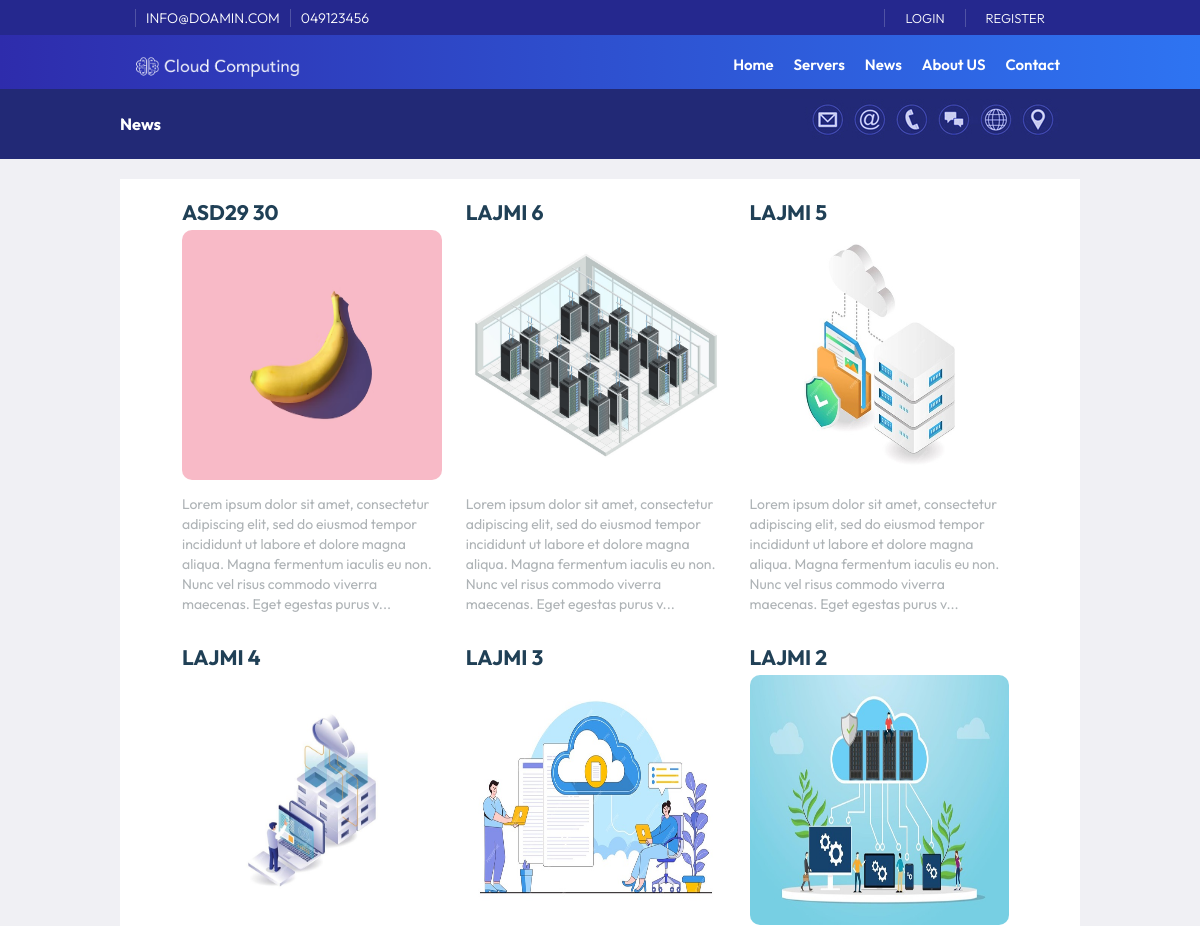
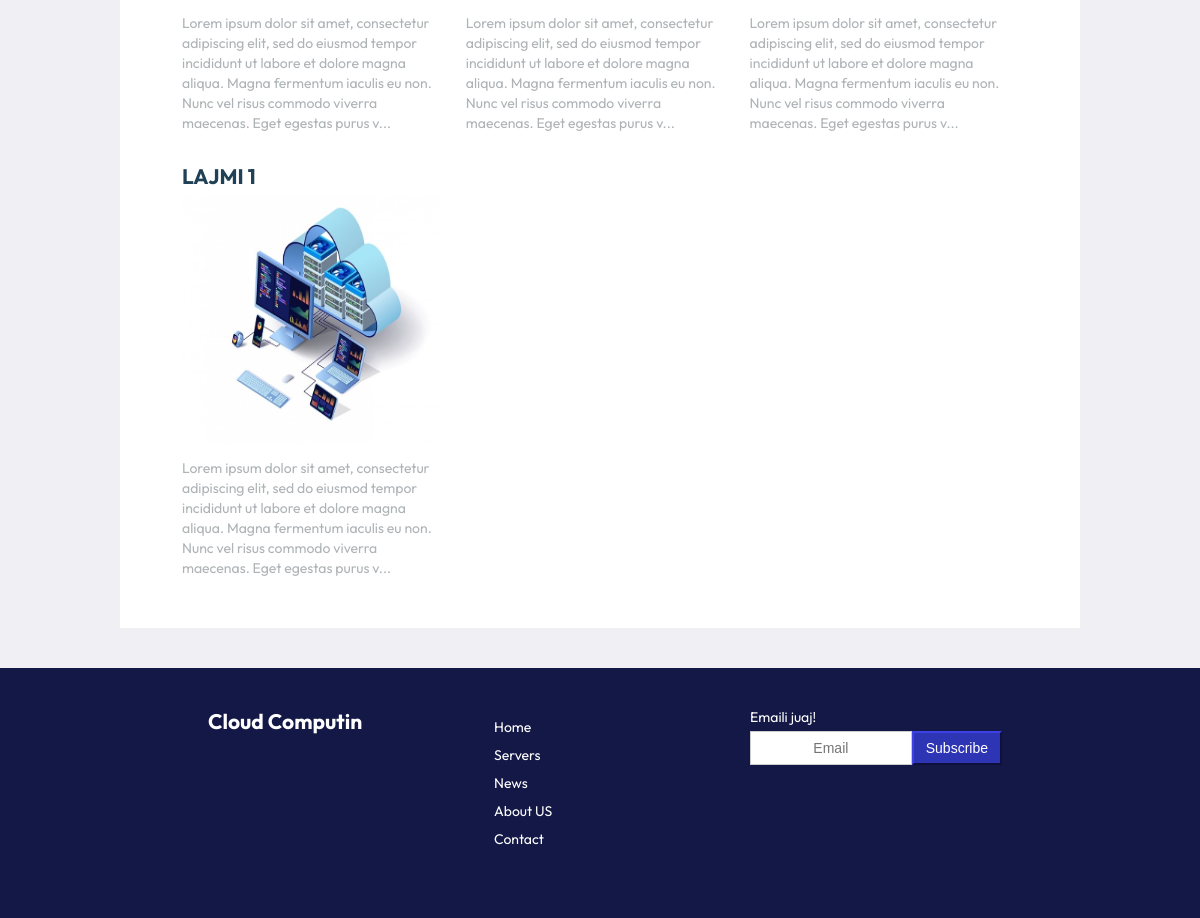
Page /news.php on the committed database (2 pictures, top to bottom).
### tables this page shows
CREATE TABLE `configs` (
  `id` int(11) NOT NULL,
  `emri` varchar(255) NOT NULL,
  `vlera` text NOT NULL
);

CREATE TABLE `menu` (
  `id` int(11) NOT NULL,
  `Emri` varchar(255) NOT NULL,
  `vlera` varchar(255) NOT NULL,
  `renditja` int(11) NOT NULL,
  `autori` varchar(255) NOT NULL,
  `Data` datetime NOT NULL DEFAULT current_timestamp() ON UPDATE current_timestamp()
);

CREATE TABLE `news` (
  `id` int(11) NOT NULL,
  `Titulli` varchar(255) NOT NULL,
  `Pershkrimi` text DEFAULT NULL,
  `foto` varchar(255) NOT NULL,
  `Data` timestamp NOT NULL DEFAULT current_timestamp() ON UPDATE current_timestamp(),
  `autori` varchar(255) NOT NULL
);

### assets/config/functions.php (called while the page is built, shortened)
<?php
include_once 'config.php';
class SiteConfigs {
    private $db;
    public function __construct($db) {
        $this->db = $db;
    }
    public function readConfig($emri) {
        $defaultValue = 'Not Available';
        $query = "SELECT vlera FROM configs WHERE emri = '$emri' LIMIT 1";
        $result = $this->db->conn->query($query);
        if ($result->num_rows > 0) {
            $configs = $result->fetch_assoc();
            return $configs['vlera'];
        }
        return $defaultValue;
    }
}
?>

### assets/config/config.php (called while the page is built, shortened)
<?php
class Database {
    private $host = "localhost";
    private $username = "root";
    private $password = "";
    private $database = "CloudComputing";
    public function __construct() {
        $this->conn = new mysqli($this->host, $this->username, $this->password, $this->database);
    }
}
?>

### assets/config/menu.php (called while the page is built, shortened)
<?php
class Menu {
    private $db;
    public function __construct($db) {
        $this->db = $db;
    }
    public function readAllMenu() {
        $query = "SELECT * FROM menu ORDER BY renditja ASC";
        $result = $this->db->conn->query($query);
        return $result->fetch_all(MYSQLI_ASSOC);
    }
}
?>

### assets/config/news.php (called while the page is built, shortened)
<?php
class News {
    private $db;
    public function __construct($db) {
        $this->db = $db;
    }
    public function readAllNews() {
        $query = "SELECT * FROM news ORDER BY id DESC";
        $result = $this->db->conn->query($query);
        return $result->fetch_all(MYSQLI_ASSOC);
    }
}
?>

### news.php (the view, shortened to what this page needs)
<?php
include_once 'assets/config/config.php';
include_once 'assets/config/functions.php';
include_once 'assets/config/news.php';
include_once 'assets/config/menu.php';
$pageid=3;
$db = new Database();
$news = new News($db);
$allNews = $news->readAllNews();
$configs = new SiteConfigs($db);
?>
<!DOCTYPE html>
<html lang="en">
<head>
    <link rel="stylesheet" href="assets/css/style.css">
    <link rel="stylesheet" href="https://cdnjs.cloudflare.com/ajax/libs/font-awesome/4.7.0/css/font-awesome.min.css">
</head>
<body>
    <div class="container">
        <?php include "header.php" ?>
        <div class="news width80">
            <?php foreach ($allNews as $news): ?>
                <div class="articel">
                    <a href="news_1.php?id=<?php echo $news['id']; ?>">
                        <div class="atitle"><h2><?php echo $news['Titulli']; ?></h2></div>
                        <div class="aimage"><img src="<?php echo $configs->readConfig('imgurl'); echo $news['foto']; ?>" alt="<?php echo $news['Titulli']; ?>"></div>
                        <div class="adescription"><p><?php echo mb_strimwidth($news['Pershkrimi'], 0, 220, '...');  ?></p></div>
                    </a>
                </div>
            <?php endforeach; ?>
        </div>
        <?php include "footer.php" ?>
    </div>
</body>
</html>

### header.php (shortened to what this page needs)
<?php
$db = new Database();
$menu = new Menu($db);
$allMenu = $menu->readAllMenu();
?>
   <header>
            <div class="topnav">
                <div class="container width80">
                    <div class="topnavl">
                        <div class="topbarw">
                            <p><?php echo $configs->readConfig('email');?></p><p><?php echo $configs->readConfig('telefoni');?></p>
                        </div>
                    </div>
                    <div class="topnavr">
                        <div class="topbarw">
                                <?php
                                    if (isset($_SESSION['user_id'])) {
                                        $user_id = $_SESSION['user_id'];
                                        $user_role = $user->checkUserRole($user_id);
                                        $emri = '<p>Pershendetje ' .$user->readEmri('emri', $user_id) .'<p>';
                                        $dashboard = '<p><a href="' . $configs->readConfig('url') . '/admin/dashboard.php">Dashboard</a></p>';
                                        $porosit = '<p><a href="' . $configs->readConfig('url') . '/user/index.php">Dashboard</a></p>';
                                        $logout = '<p><a href="' . $configs->readConfig('url') . '/logout.php">Logout</a></p>';
                                        if ($user_role === 'admin') {
                                            echo $emri ;
                                            echo $dashboard;
                                            echo $logout;
                                        } elseif ($user_role === 'user') {
                                            echo $emri;
                                            echo $porosit;
                                            echo $logout;
                                        } else {
                                            echo '<p><a href="' . $configs->readConfig('url') . '/login.php">Login</a></p>';
                                            echo '<p><a href="' . $configs->readConfig('url') . '/login.php">Register</a></p>';
                                        }
                                    }else {
                                        echo '<p><a href="' . $configs->readConfig('url') . '/login.php">Login</a></p>';
                                        echo '<p><a href="' . $configs->readConfig('url') . '/login.php">Register</a></p>';
                                    }
                                ?>
                        </div>
                    </div>
                </div>
            </div>
            <div class="width80">
                <div class="logo"><a href="<?php echo $configs->readConfig('url'); ?>"><img src="<?php echo $configs->readConfig('imgurl');?>/logow.png" /></a></div>
                <div class="nav" id="navid">
                    <ul>
                        <?php foreach ($allMenu as $menu): ?>
                            <li><a href="<?php echo $configs->readConfig('url'); echo $menu['vlera']; ?>"><?php echo $menu['Emri']; ?></a></li>
                        <?php endforeach; ?>
                    </ul>
                </div>
            </div>
            <?php
            if($pageid == 1){
                echo '<div class="slider"><img id="slideri" /></div>';
            }else if($pageid == 3){
                echo ' <div class="breadcrumbs">
                        <div class="width80">
                            <div class="bcl"><h3>News</h3></div>
                            <div class="bcr"><img src="assets/imgs/contactbc.jpg" /></div>
                        </div>
                    </div>';
            }
            ?>
        </header>

### footer.php (shortened to what this page needs)
<footer>
    <div class="footeri width80">
        <div class="footerleft">
            <h2><a href="<?php echo $configs->readConfig('url'); ?>">Cloud Computin</a></h2>
        </div>
        <div class="footercenter">
            <ul>
                <?php foreach ($allMenu as $menu): ?>
                    <li><a href="<?php echo $configs->readConfig('url'); echo $menu['vlera']; ?>"><?php echo $menu['Emri']; ?></a></li>
                <?php endforeach; ?>
            </ul>
        </div>
        <div class="footerright">
            <p>Emaili juaj!</p>
            <div class="subs">
                <input class="form-control btn flex" type="email" placeholder="Email">
                <button class="btn btn-mir flex1">Subscribe</button>
            </div>
        </div>
    </div>
</footer>

### assets/css/style.css (style rules this page uses)
*, *:before, *:after { margin: 0; padding: 0; box-sizing: border-box; --title-font: "Outfit", Helvetica, Arial, sans-serif; --body-font: "Outfit", Helvetica, Arial, sans-serif; }
body, html { font-size: 14px; width: 100%; height: 100%; background: #F0F0F4; }
ul li a, a, body, span, text { font-family: "Outfit", Helvetica, Arial, sans-serif; }
header ul > li { list-style: none; float: left; margin: 10px 10px auto; }
.container { margin: auto; width: 100%; }
.width80 { width: 80%; margin: auto; }
header { background-image: linear-gradient(to right, #2E2CAC, #2E74F2); color: #fff; }
.topnav { margin: auto; height:35px; background-color: #25288e; padding: 5px 0 5px 0; }
.topnavl { float:left; }
.topnavr { float: right; }
.topbarw { font-size: 13px; display: flex; padding: 4px 15px; font-weight: 300; }
.topnav p { text-transform: uppercase; font-size: 14px; margin: auto; border-left: solid 1px rgba(255, 255, 255, .2); padding: 0 10px 0 10px; }
.topnavr a { text-decoration: none; color: #fff; font-size: 14px; padding: 0 10px 0 10px; }
.topnav span, .topnav a { text-transform: uppercase; font-size: 13px; margin: 5px auto; }
.logo { margin: 10px 0 0 0; }
.logo img { width: 200px; float: left; }
.nav { float: right; margin: 0 10px ; }
.nav li a { text-decoration: none; color: #fff; font-size:15px; font-weight: 600; }
.articel { width: 33%; padding: 0 12px 0 12px; margin-bottom:30px; }
.articel a { text-decoration: none; color: #2e35b5; }
.atitle { padding-bottom: 5px; }
.atitle h2 { color: #204056; text-transform: uppercase; }
.aimage img { width: 100%; height:250px; margin-bottom: 0px; border-radius: 10px; -moz-border-radius: 10px; -webkit-border-radius: 10px; }
.adescription { font-size: 14px; line-height: 20px; font-weight: 400; font-family: "Outfit", Helvetica, Arial, sans-serif; color: #aeb3b6; padding: 10px 10px 0 0; }
.form-control { display: block; width: 100%; height: 34px; padding: 6px 12px; font-size: 14px; border: 1px solid #ccc; }
.btn { font-size: 14px; font-weight: 400; text-align: center; border: 1px solid #000 transparent; padding: 6px 12px; margin: 5px auto 5px auto; box-shadow: none !important; display: block; }
.btn-mir { color: #fff; text-decoration:none; background-color: #2e35b5; border-color: #25298f; }
.breadcrumbs { background-color: #222976; min-height: 70px; overflow: auto; height: auto; margin: auto; padding: 5px 0 0 0; width: 100%; }
.bcl { margin: auto; width: 50%; float: left; text-align: left; padding: 20px 0 0 0; }
.bcr { margin: auto; width: 50%; float: left; text-align: right; padding: 5px 0 0 0; }
.news { margin: 20px auto; display: flex; flex-wrap: wrap; padding: 20px 50px 20px 50px; flex-grow: 1; background-color: white; }
footer { height: auto; padding: 20px; background: #141846; margin: 40px 0 0 0; }
footer ul > li, footer a { list-style: none; margin: 10px 10px auto; text-decoration: none; color: #FFF; }
.footeri { display: flex; flex-wrap: wrap; justify-content: space-between; margin:auto; padding: 20px 50px 20px 50px; color: #fff; }
.footerleft, .footercenter, .footerright { width: 33%; flex-grow: 1; padding: 0 12px 0 12px; margin-bottom:30px; }
.subs { display: flex; flex-wrap: wrap; }
.flex { flex: 1; float: left; }
.flex1 { flex: 0; float: left; }

### rows in the picture
configs: vlera "INFO@DOAMIN.COM"
configs: vlera "049123456"
configs: vlera (picture)
menu: Emri "Home"
menu: Emri "Servers"
menu: Emri "News"
menu: Emri "About US"
menu: Emri "Contact"
news: Titulli "ASD29 30", foto.vlera (picture), Pershkrimi "Lorem ipsum dolor sit amet, consectetur adipiscing elit, sed do eiusmod tempor incididunt ut labore et dolore magna aliqua. Magna fermentum iaculis eu non. Nunc vel risus commodo viverra maecenas. Eget egestas purus v..."
news: Titulli "LAJMI 6", foto.vlera (picture), Pershkrimi "Lorem ipsum dolor sit amet, consectetur adipiscing elit, sed do eiusmod tempor incididunt ut labore et dolore magna aliqua. Magna fermentum iaculis eu non. Nunc vel risus commodo viverra maecenas. Eget egestas purus v..."
news: Titulli "LAJMI 5", foto.vlera (picture), Pershkrimi "Lorem ipsum dolor sit amet, consectetur adipiscing elit, sed do eiusmod tempor incididunt ut labore et dolore magna aliqua. Magna fermentum iaculis eu non. Nunc vel risus commodo viverra maecenas. Eget egestas purus v..."
news: Titulli "LAJMI 4", foto.vlera (picture), Pershkrimi "Lorem ipsum dolor sit amet, consectetur adipiscing elit, sed do eiusmod tempor incididunt ut labore et dolore magna aliqua. Magna fermentum iaculis eu non. Nunc vel risus commodo viverra maecenas. Eget egestas purus v..."
news: Titulli "LAJMI 3", foto.vlera (picture), Pershkrimi "Lorem ipsum dolor sit amet, consectetur adipiscing elit, sed do eiusmod tempor incididunt ut labore et dolore magna aliqua. Magna fermentum iaculis eu non. Nunc vel risus commodo viverra maecenas. Eget egestas purus v..."
news: Titulli "LAJMI 2", foto.vlera (picture), Pershkrimi "Lorem ipsum dolor sit amet, consectetur adipiscing elit, sed do eiusmod tempor incididunt ut labore et dolore magna aliqua. Magna fermentum iaculis eu non. Nunc vel risus commodo viverra maecenas. Eget egestas purus v..."
news: Titulli "LAJMI 1", foto.vlera (picture), Pershkrimi "Lorem ipsum dolor sit amet, consectetur adipiscing elit, sed do eiusmod tempor incididunt ut labore et dolore magna aliqua. Magna fermentum iaculis eu non. Nunc vel risus commodo viverra maecenas. Eget egestas purus v..."
